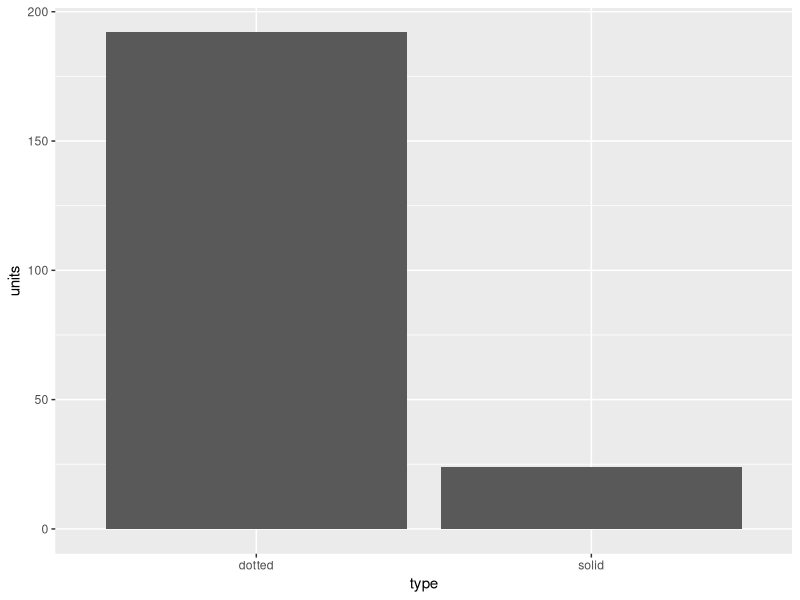

This chart was generated by the following R code:
## Functions Intro
## Datacamp course 'Writing R Functions'

### FUNCTION 1
## simple function with 2 arguments
## second argument, y, set to default
my_fun <- function(x, y=1){
  x+y
}

## x needs to be specified in function call
## assumes first argument is x
## uses default for y
my_fun(2)

## can speficy x
my_fun(x=4)

## can use variable to specify x
x <- 5
my_fun(x)

## add second argument to override y default
my_fun(x,2) ## second argument overrides default

## can explicitly specify y but not needed
my_fun(x, y=3)

## can you change order? 
my_fun(y=4, x=8) ## unclear because sum

## try function where order matters
my_fun2 <- function(x, y){
  x/y
}

my_fun2(2,4)
my_fun2(y=2, x=4) ## yes, you can specify different order

### FUNCTION 2: Anonymous
## you can use functions without naming them
## everything has to be on the same line
## call it with values after the function
## need to have brackets around function
(function(x,y){x*y})(x=2,y=5)
(function(x,y){x*y})(2,6)
## can use variables
x <- 4
y <- 4
(function(x,y){x*y})(x,y)

### FUNCTION 3: More arguments
my_fun3 <- function(a,b,c,d){
  (a+b)/(c+d)
}
## best to use names when more than 2 args
my_fun3(a=1,b=3,c=6,d=10)

### FUNCTION 4: no args specified in function
## don't need to list args if not passing them in
my_fun4 <- function(){
  x <- 2
  y <- 3
  x+y
}
my_fun4()

### FUNCTION 5: setting variables based on values created in function
my_fun5 <- function(x,y){
  x+y
}
## set output to a variable when calling
## variable and value now in Global Environment
xy <- my_fun5(x=2, y=5)
## no output until call function variable
xy

### FUNCTION 6: setting multiple variables
my_fun6 <- function(x,y,z){
  total <- x+y+z
  prod <- x*y*z
}
## only returns last calculation
my_fun6(3,5,7)
## also only returns last calc
xyz <- my_fun6(2,4,6) 
xyz

## break into two functions?
my_fun6s <- function(x,y,z){
  total <- x+y+z
}
my_fun6p <- function(x,y,z){
  prod <- x*y*z
}
x <- 2
y <- 4
z <- 6
ttl <- my_fun6s(x,y,z)
prod <- my_fun6p(x,y,z)
c(ttl, prod)

### FUNCTION 7: combine variables within function to produce multiple
my_fun7 <- function(x,y,z){
  total <- x+y+z
  prod <- x*y*z
  c(total, prod)
}

x <- 2
y <- 4
z <- 6
tp <- my_fun7(x,y,z)
tp
tp[1]
tp[2]

### FUNCTION 8: get and store different results for different inputs
my_fun8 <- function(x,y,z){
  prod <- x*y*z
}

xvar <- 2
yvar <- 3
zvar <- 4
v1 <- my_fun8(xvar, yvar, zvar)
v1

xvar <- 4
yvar <- 6
zvar <- 8
v2 <- my_fun8(xvar, yvar, zvar)
v2

df <- data.frame(type=c("solid","dotted"),
                 units=c(v1,v2))

library(tidyverse)
ggplot(df, aes(x=type, y=units))+geom_bar(stat='identity')

